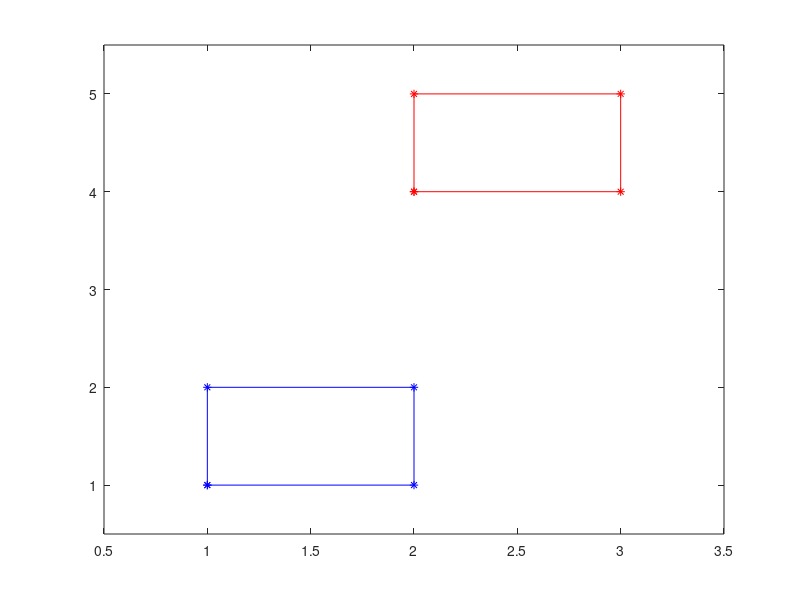

Source code (MATLAB):
d_x = 1; % howmuchever you want to translate in horizontal direction 
d_y = 3; % howmuchever you want to translate in vertical direction
% create the original box
% first row has horizontal coordinates, second row has vertical coordinates
my_points = [1 1 2 2 1;1 2 2 1 1];

% write code to plot the original box
fig1=figure(1);
plot(my_points(1,1:end),my_points(2,1:end),'b*-');

% write code to create your Homogeneous 2D Translation matrix my_trans using d_x and d_y
trans = zeros(2,1);
trans(1,1) = d_x;
trans(2,1) = d_y;
my_trans = eye(3,3);
my_trans(1:2,3) = trans;
% Next, we perform the translation

% write code to convert my_points to the homogeneous system and store the result in hom_my_points
[m,n] = size(my_points);
row = ones(1, n);
hom_my_points = [my_points;row];

% write code to perform translation in the homogeneous system using my_trans and hom_my_points and store the result in trans_my_points
trans_my_points = my_trans*hom_my_points;
hold on

% write code to plot the Translated box (output) which has to be done in Cartesian, so... 
% cut out the X, Y points and ignore the 3rd dimension
plot(trans_my_points(1,1:end),trans_my_points(2,1:end),'r*-');
axis([0.5 3.5 0.5 5.5]); % just to make the plot nicely visible
